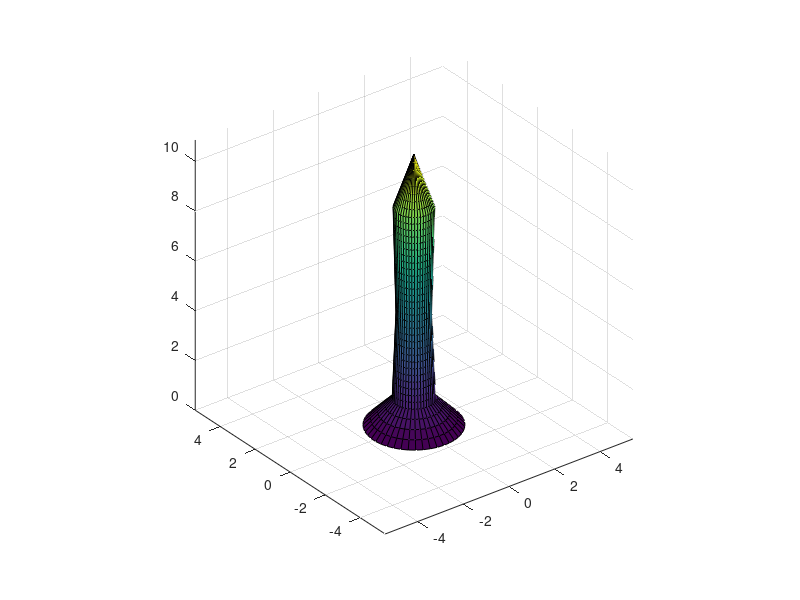

Write the MATLAB code that produced this figure.
clear all
close all
clc

% Sections are numbered starting from the tip of the rocket onward
% For example a 4-section rocket would be
%
%
%             ^  <-- D(1) (= 0)
%   L(1)    /   \
%          /  1  \
%         --------- D(2)
%         |       |
%         |       |
%   L(2)  |   2   |
%         |       |
%         |       |
%         |       |
%         ---------    D(3)
%        /         \
% L(3)  /     3     \
%      /             \
%      ---------------   D(4)
%     |               |
%     |               |
%     |               |
% L(4)|       4       |
%     |               |
%     |               |
%       -------------     D(5)
%
%
%
% This script is modular, just add more numbers to the array L(), D()
% to add sections
%



% Sections length [m]
L(1)= 2.2;
L(2)= 4.123;
L(3)= 3.412;
L(4)= 1.12341;

% Array of diameters [m]
D(1) = 0;
D(2) = 1.451;
D(3) = 1.251;
D(4) = 1.5125;
D(5) = 3.55125;

L_tot = sum(L);

% Number of elements along the length and circumference
N_len = 43;
N_circ = 50;

% Allocate a number of element along the length proportional to
% the length of that section
q=length(L);

for i = 1:q;
  N(i) = fix(N_len*L(i)/sum(L));
end

% Write the distribution of radii R_dis
R_dis=[];
for j = 1:q-1 % j = section
  for i = 1:N(j)
    R(j,i) = D(j)/2 + (D(j+1) - D(j))/(2 * N(j))  * (i-1);
  end
 R_dis = [fliplr(R(j,1:N(j))) R_dis];
end


% Deal with last section separately to add an additional element
for i=1:N(q)+1
R(q,i) = D(q)/2 + (D(q+1) - D(q))/(2 * N(q))  * (i-1);
end

R_dis = [fliplr(R(q,1:N(q)+1)) R_dis];


[x,y,z] = cylinder(R_dis,N_len);

z = sum(L)*z; %rescale the length

surf(x,y,z); axis equal
